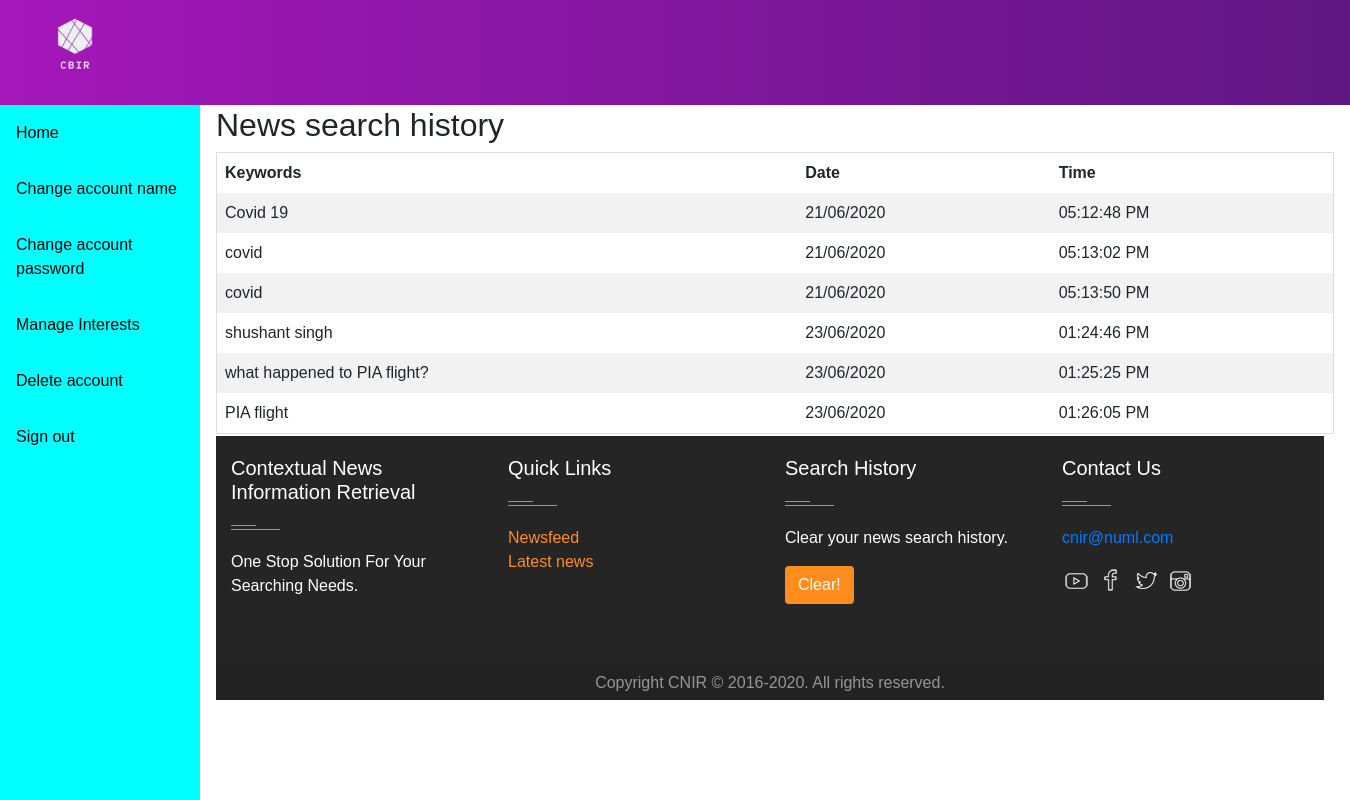
The app's page /dashboard (signed in), older data.
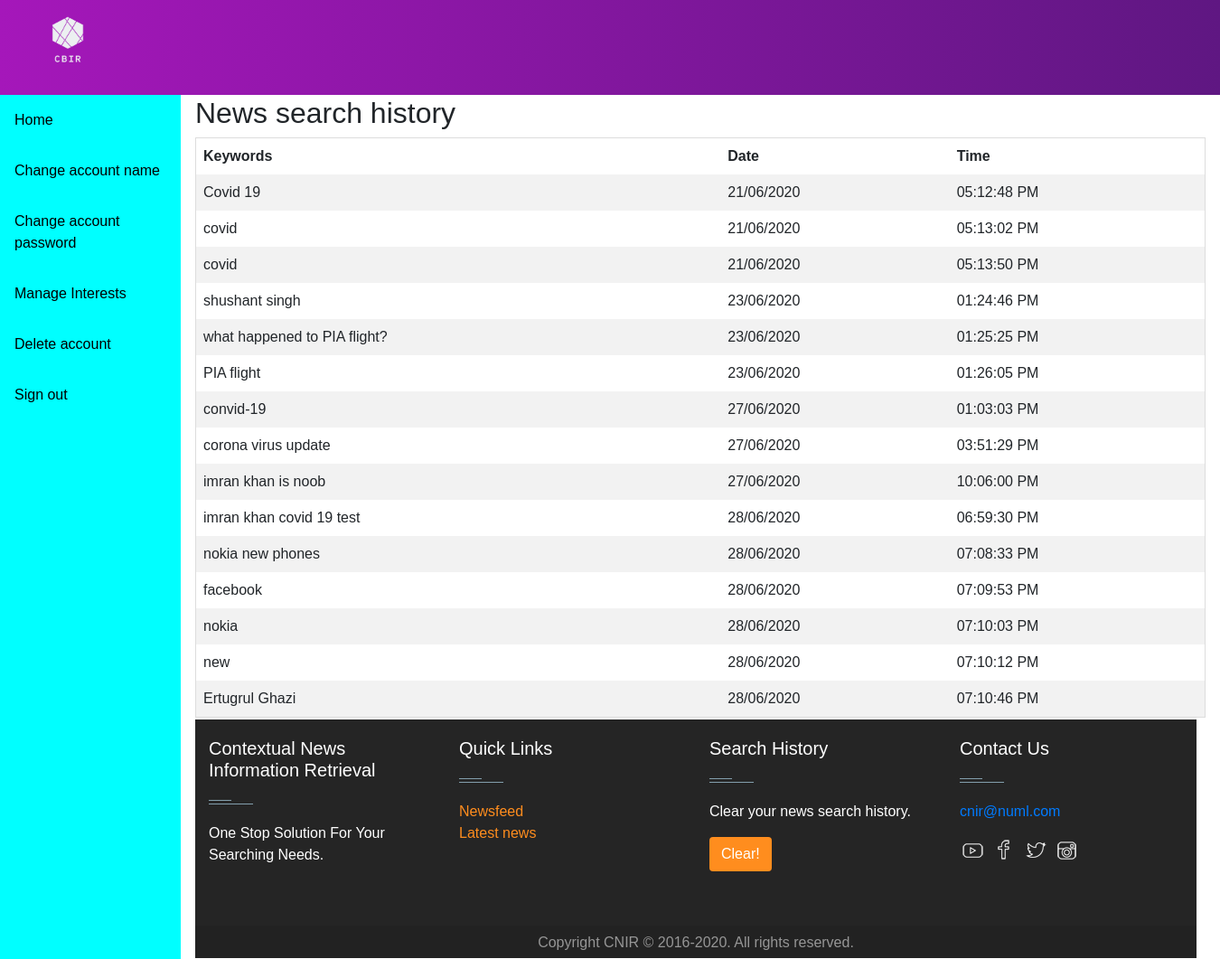
The same page, newer data.
### app.py (models this page shows, shortened)
class search_history(db.Model):
    search_id=db.Column(db.Integer,primary_key=True)
    search_keywords=db.Column(db.String(200),nullable=False,unique=True)
    search_datetime=db.Column(db.DateTime,default=datetime.now)
    user_id=db.Column(db.Integer,nullable=False)

### app.py (the view, shortened to what this page needs)
@app.route('/dashboard',methods=['POST','GET'])
def dashboard():
    if "id" in session:
        get_id=session["id"]
        keywords=search_history.query.filter_by(user_id=get_id).all()
        get_interests=user_interest.query.filter_by(user_id=get_id).all()
        sports=False
        entertainment=False
        pakistan=False
        business=False
        for i in get_interests:
            if i.interest_name == "sports":
                sports=True
            if i.interest_name == "entertainment":
                entertainment=True
            if i.interest_name == "pakistan":
                pakistan=True
            if i.interest_name == "business":
                business=True
        return render_template('dashboard.html',
        keywords=keywords,sports=sports,entertainment=entertainment,
        business=business,pakistan=pakistan)
    else:
        return redirect(url_for("signin"))

### templates/dashboard.html (shortened to what this page needs)
<!DOCTYPE html>
<html lang="en">
<head>
    <link href="{{url_for('static',filename='/css/dashboard.css')}}" rel="stylesheet" type="text/css">
    <link rel="stylesheet" href="https://stackpath.bootstrapcdn.com/bootstrap/4.4.1/css/bootstrap.min.css"
>
    <link rel="stylesheet" href="https://maxcdn.bootstrapcdn.com/bootstrap/4.4.1/css/bootstrap.min.css">
</head>
<body>
    <section id="nav-bar">
        <nav class="navbar navbar-expand-lg navbar-light">
            <a class="navbar-brand" style="color: white; margin-top: 0px; padding-top: 0px;" href="#">
                <img src="{{url_for('static',filename='images/logo.PNG')}}" width="150" height="100" alt="">
            </a>
        </nav>
    </section>
    <div class="sidebar">
        <a href="/user-index">Home</a>
        <a href="/change-name" target="_blank">Change account name</a>
        <a href="/change-password" target="_blank">Change account password</a>
        <a href="#" data-toggle="modal" data-target="#myModal">Manage Interests</a>
        <a href="/delete-account">Delete account</a>
        <a href="/signout">Sign out</a>
    </div>
    <div class="content">
        <h2>News search history</h2>
        <div style="overflow-x: auto; max-height: 700px;">
            <table>
                <tr>
                    <th>Keywords</th>
                    <th>Date</th>
                    <th>Time</th>
                </tr>
                {% for keyword in keywords %}
                <tr>
                    <td>{{keyword.search_keywords}}</td>
                    <td>{{keyword.search_datetime.strftime("%d/%m/%Y")}}</td>
                    <td>{{keyword.search_datetime.strftime("%I:%M:%S %p")}}</td>
                </tr>
                {% endfor %}
            </table>
        </div>
    </div>
    <div class="content container">
        <footer id="footer" class="footer-1">
            <div class="main-footer widgets-dark typo-light">
                <div class="container">
                    <div class="row">
                        <div class="col-xs-12 col-sm-6 col-md-3">
                            <div class="widget subscribe no-box">
                                <h5 class="widget-title">Contextual News Information Retrieval<span></span></h5>
                                <p>One Stop Solution For Your Searching Needs.</p>
                            </div>
                        </div>
                        <div class="col-xs-12 col-sm-6 col-md-3">
                            <div class="widget no-box">
                                <h5 class="widget-title">Quick Links<span></span></h5>
                                <ul class="thumbnail-widget">
                                    <li>
                                        <div class="thumb-content"><a href="/newsfeed">Newsfeed</a></div>
                                    </li>
                                    <li>
                                        <div class="thumb-content"><a href="/latest-news">Latest news</a></div>
                                    </li>
                                </ul>
                            </div>
                        </div>
                        <div class="col-xs-12 col-sm-6 col-md-3">
                            <div class="widget no-box">
                                <h5 class="widget-title">Search History<span></span></h5>
                                <p>Clear your news search history.</p>
                                <a class="btn" href="/clear">Clear!</a>
                            </div>
                        </div>
                        <div class="col-xs-12 col-sm-6 col-md-3">
                            <div class="widget no-box">
                                <h5 class="widget-title">Contact Us<span></span></h5>
                                <p><a href="#" title="glorythemes">cnir@numl.com</a></p>
                                <ul class="social-footer2">
                                    <li class="">
                                        <a title="youtube" target="_blank" href="https://www.youtube.com/"><img alt="youtube" width="30" height="30"></a>
                                    </li>
                                    <li class="">
                                        <a href="https://www.facebook.com/" target="_blank" title="Facebook"><img alt="Facebook" width="30" height="30"></a>
                                    </li>
                                    <li class="">
                                        <a href="https://twitter.com" target="_blank" title="Twitter"><img alt="Twitter" width="30" height="30"></a>
                                    </li>
                                    <li class="">
                                        <a title="instagram" target="_blank" href="https://www.instagram.com/"><img alt="instagram" width="30" height="30"></a>
                                    </li>
                                </ul>
                            </div>
                        </div>
                    </div>
                </div>
            </div>
            <div class="footer-copyright">
                <div class="container">
                    <div class="row">
                        <div class="col-md-12 text-center">
                            <p>Copyright CNIR © 2016-2020. All rights reserved.</p>
                        </div>
                    </div>
                </div>
            </div>
        </footer>
    </div>
</body>
</html>

### static/css/dashboard.css (style rules this page uses)
* { margin: 0; padding: 0; font-family: sans-serif; }
#nav-bar { position: sticky; top: 0; z-index: 10; }
.navbar { background-image: linear-gradient(to right, #a517ba, #5f1782); padding: 0 !important; }
body { margin: 0; font-family: "Lato", sans-serif; }
.sidebar { margin: 0; padding: 0; width: 200px; background-color: cyan; position: fixed; height: 100%; overflow: auto; }
.sidebar a { display: block; color: black; padding: 16px; text-decoration: none; }
div.content { margin-left: 200px; padding: 1px 16px; height: auto; }
footer .main-footer { padding: 20px 0; background: #252525; }
footer ul { padding-left: 0; list-style: none; }
.footer-copyright { background: #222; padding: 5px 0; }
.footer-copyright p { color: #969696; margin: 2px 0 0; }
.widget { padding: 20px; margin-bottom: 40px; }
.widget.no-box { padding: 0; background-color: transparent; margin-bottom: 40px; box-shadow: none; -webkit-box-shadow: none; -moz-box-shadow: none; -ms-box-shadow: none; -o-box-shadow: none; }
.widget.subscribe p { margin-bottom: 18px; }
.widget li a { color: #ff8d1e; }
.widget-title { margin-bottom: 20px; }
.widget-title span { background: #839FAD none repeat scroll 0 0; display: block; height: 1px; margin-top: 25px; position: relative; width: 20%; }
.widget-title span::after { background: inherit; content: ""; height: inherit; position: absolute; top: -4px; width: 50%; }
.typo-light h1, .typo-light h2, .typo-light h3, .typo-light h4, .typo-light h5, .typo-light h6, .typo-light p, .typo-light div, .typo-light span, .typo-light small { color: #fff; }
ul.social-footer2 { margin: 0; padding: 0; width: auto; }
ul.social-footer2 li { display: inline-block; padding: 0; }
ul.social-footer2 li a { display: block; height: 30px; width: 30px; text-align: center; }
.btn { background-color: #ff8d1e !important; color: #fff !important; }

### templates/dashboard.html (style rules this page uses)
table { border-collapse: collapse; border-spacing: 0; width: 100%; border: 1px solid #ddd; }
th, td { text-align: left; padding: 8px; }
tr:nth-child(even) { background-color: #f2f2f2 }

Row changes from the older to the newer data that the page shows:
added search_history: search_keywords "convid-19", search_datetime "27/06/2020", search_datetime "01:03:03 PM"
added search_history: search_keywords "corona virus update", search_datetime "27/06/2020", search_datetime "03:51:29 PM"
added search_history: search_keywords "imran khan is noob", search_datetime "27/06/2020", search_datetime "10:06:00 PM"
added search_history: search_keywords "imran khan covid 19 test", search_datetime "28/06/2020", search_datetime "06:59:30 PM"
added search_history: search_keywords "nokia new phones", search_datetime "28/06/2020", search_datetime "07:08:33 PM"
added search_history: search_keywords "facebook", search_datetime "28/06/2020", search_datetime "07:09:53 PM"
added search_history: search_keywords "nokia", search_datetime "28/06/2020", search_datetime "07:10:03 PM"
added search_history: search_keywords "new", search_datetime "28/06/2020", search_datetime "07:10:12 PM"
added search_history: search_keywords "Ertugrul Ghazi", search_datetime "28/06/2020", search_datetime "07:10:46 PM"
